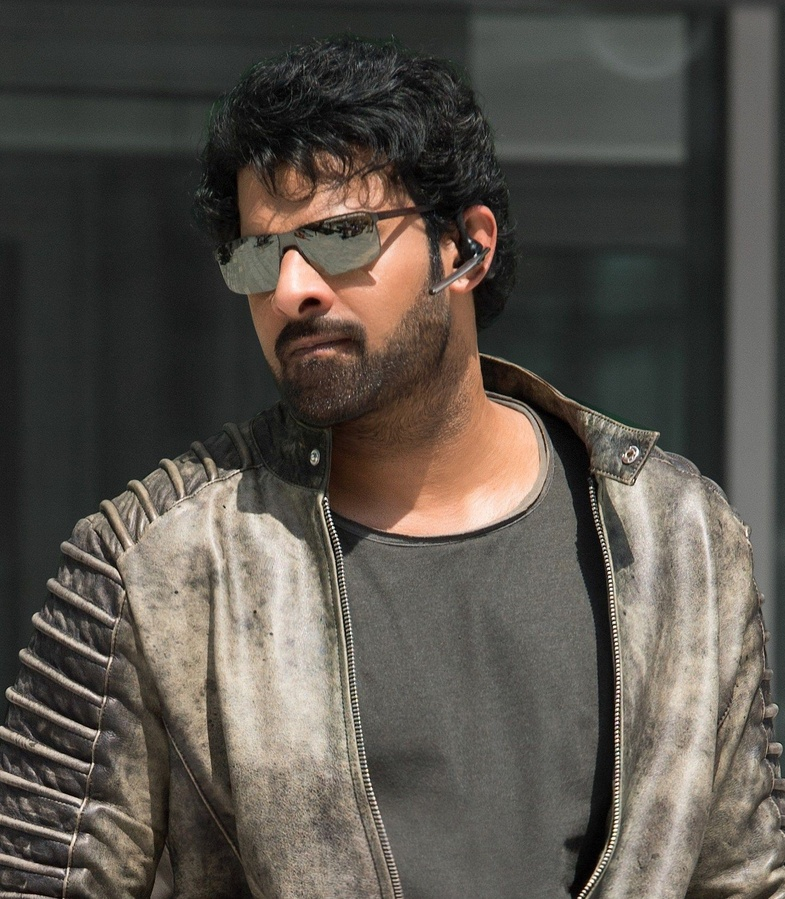
#> input picture PRABHAS.jpg, 785 x 899 px, shrunk from 1445 x 1654 before the run, found by its file name
$ python 'Image to Pencil Sketch project.py'
#> lines starting #> are read from the running program, lines starting #| are printed output that depends on the picture
#!/usr/bin/env python
# coding: utf-8

# In[1]:


import matplotlib.pyplot as plt
import numpy as np
import cv2

#Loading an image
image=cv2.imread(r'C:\Users\rambh\OneDrive\Pictures\Saved Pictures\PRABHAS.jpg')
#> image is the input picture: shape (899, 785, 3); mean B, G, R 75.1, 82.2, 87.8

#Convering color to Grayscale image
img_gray=cv2.cvtColor(image,cv2.COLOR_BGR2GRAY)
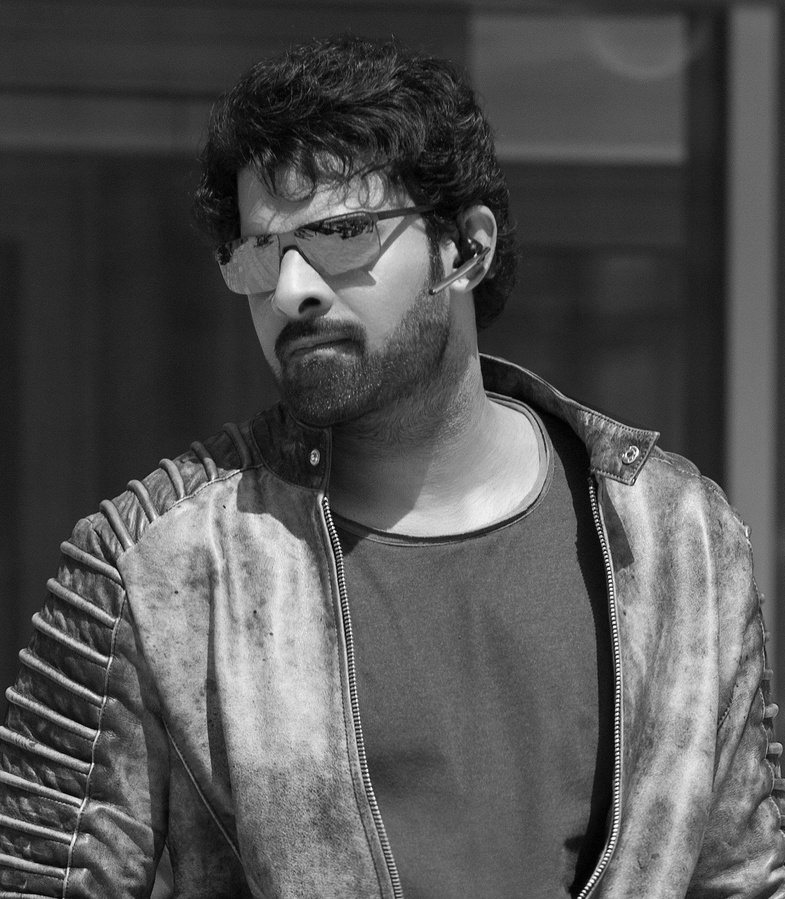
#> img_gray: shape (899, 785); min 0, max 255, mean 83.1

#Inverting the gray image
inverted_gray_image=255-img_gray
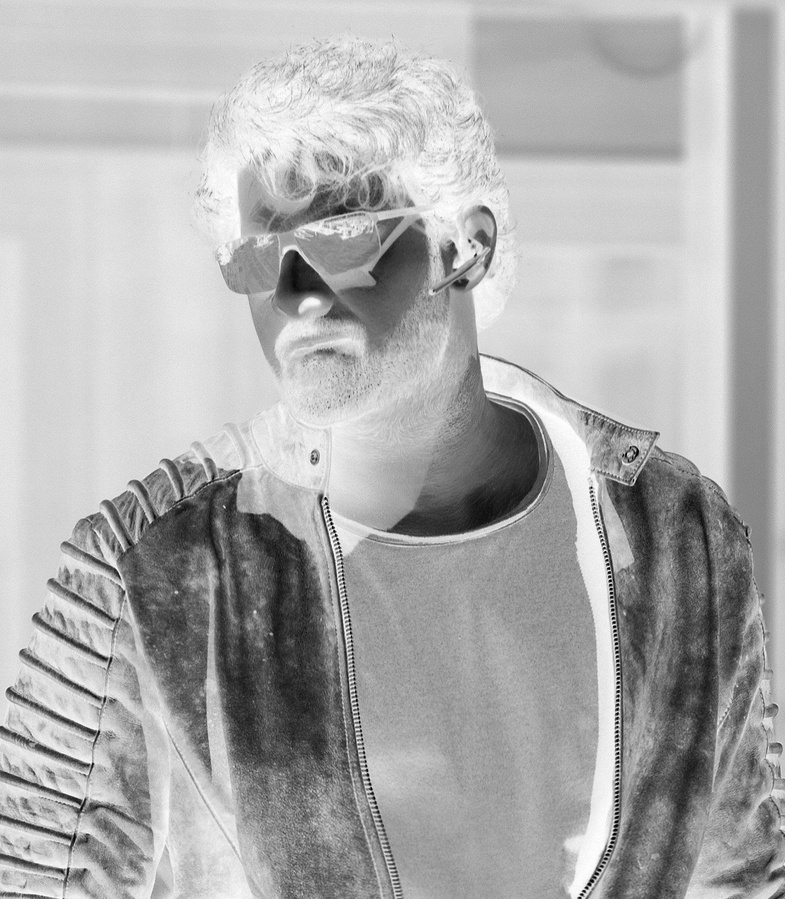
#> inverted_gray_image: shape (899, 785); min 0, max 255, mean 171.9

#Now blur the image using the guassian blur
blurred_img=cv2.GaussianBlur(inverted_gray_image,(21,21),0)
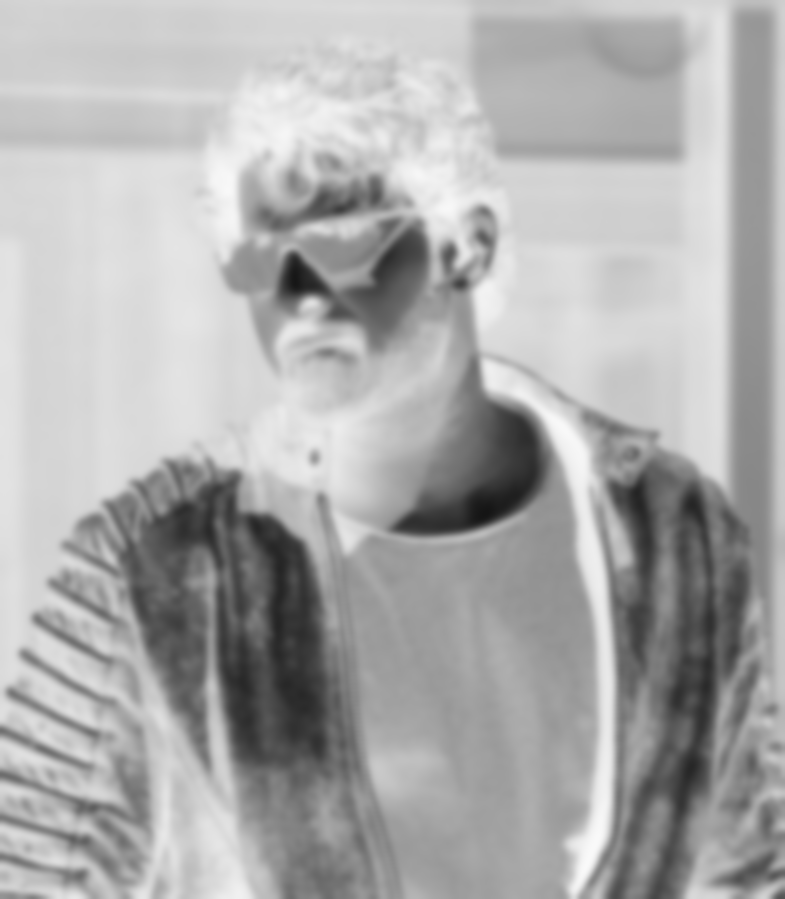
#> blurred_img: shape (899, 785); min 21, max 249, mean 171.9

#Now invering the blurred image
inverted_blurred_image=255-blurred_img
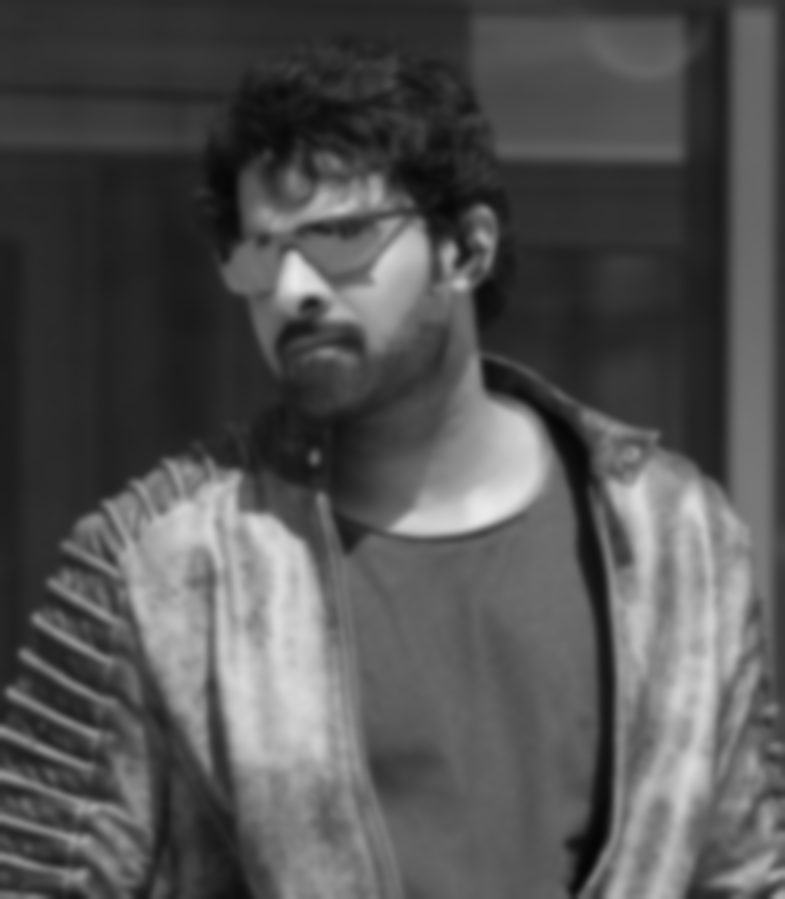
#> inverted_blurred_image: shape (899, 785); min 6, max 234, mean 83.1

#Now let's create the pencil sketch
pencil_sketch_img=cv2.divide(img_gray,inverted_blurred_image,scale=256.0)
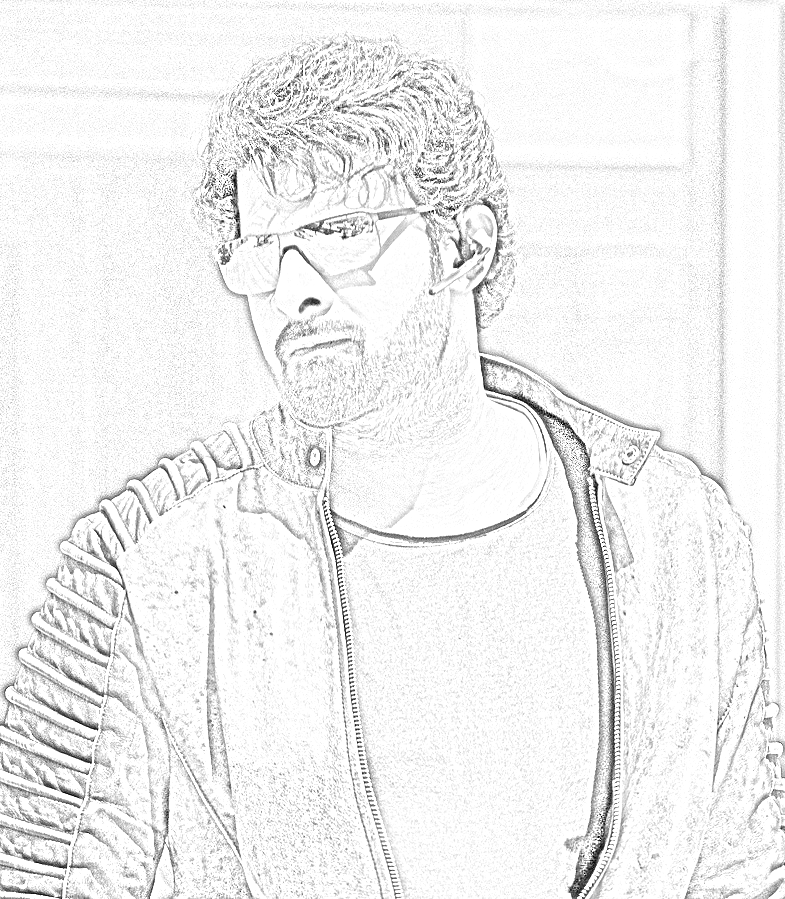
#> pencil_sketch_img: shape (899, 785); min 0, max 255, mean 239.9

plt.figure(figsize=(5,5))
plt.imshow(pencil_sketch_img,cmap='gray')
plt.axis('off')
plt.show()


# In[ ]:
